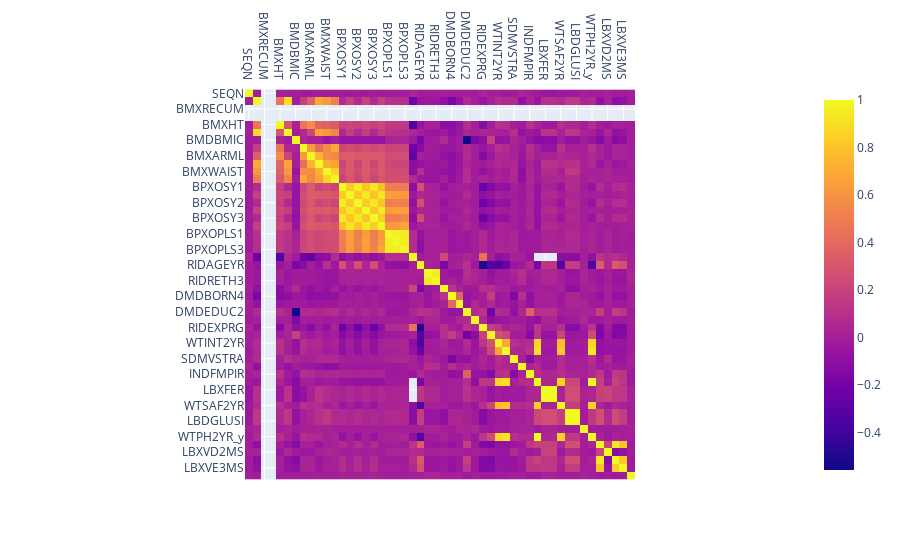

The cell this chart's notebook holds for it:
### Code cell
corr_matrix = working_data.corr()

fig = px.imshow(corr_matrix)
fig.update_xaxes(side="top")
fig.show()

### Figure 1 — Plotly figure (JSON) as saved in the notebook; plotly's stock layout.template omitted (floating-point values rounded to 4 significant figures; data arrays with more than 128 entries replaced by an {"elided": "..."} marker saying what was removed)
{"data": [{"coloraxis": "coloraxis", "hovertemplate": "x: %{x}<br>y: %{y}<br>color: %{z}<extra></extra>", "name": "0", "type": "heatmap", "x": ["SEQN", "BMXWT", "BMXRECUM", "BMXHEAD", "BMXHT", "BMXBMI", "BMDBMIC", "BMXLEG", "BMXARML", "BMXARMC", "BMXWAIST", "BMXHIP", "BPXOSY1", "BPXODI1", "BPXOSY2", "BPXODI2", "BPXOSY3", "BPXODI3", "BPXOPLS1", "BPXOPLS2", "BPXOPLS3", "RIAGENDR", "RIDAGEYR", "RIDRETH1", "RIDRETH3", "DMQMILIZ", "DMDBORN4", "DMDYRUSR", "DMDEDUC2", "DMDMARTZ", "RIDEXPRG", "DMDHHSIZ", "WTINT2YR", "WTMEC2YR", "SDMVSTRA", "SDMVPSU", "INDFMPIR", "WTPH2YR_x", "LBXFER", "LBDFERSI", "WTSAF2YR", "LBXGLU", "LBDGLUSI", "PAD680", "WTPH2YR_y", "LBXVIDMS", "LBXVD2MS", "LBXVD3MS", "LBXVE3MS", "PAMINW"], "xaxis": "x", "y": ["SEQN", "BMXWT", "BMXRECUM", "BMXHEAD", "BMXHT", "BMXBMI", "BMDBMIC", "BMXLEG", "BMXARML", "BMXARMC", "BMXWAIST", "BMXHIP", "BPXOSY1", "BPXODI1", "BPXOSY2", "BPXODI2", "BPXOSY3", "BPXODI3", "BPXOPLS1", "BPXOPLS2", "BPXOPLS3", "RIAGENDR", "RIDAGEYR", "RIDRETH1", "RIDRETH3", "DMQMILIZ", "DMDBORN4", "DMDYRUSR", "DMDEDUC2", "DMDMARTZ", "RIDEXPRG", "DMDHHSIZ", "WTINT2YR", "WTMEC2YR", "SDMVSTRA", "SDMVPSU", "INDFMPIR", "WTPH2YR_x", "LBXFER", "LBDFERSI", "WTSAF2YR", "LBXGLU", "LBDGLUSI", "PAD680", "WTPH2YR_y", "LBXVIDMS", "LBXVD2MS", "LBXVD3MS", "LBXVE3MS", "PAMINW"], "yaxis": "y", "z": {"elided": "50x50 float values"}}], "layout": {"coloraxis": {"colorscale": [[0, "#0d0887"], [0.1111, "#46039f"], [0.2222, "#7201a8"], [0.3333, "#9c179e"], [0.4444, "#bd3786"], [0.5556, "#d8576b"], [0.6667, "#ed7953"], [0.7778, "#fb9f3a"], [0.8889, "#fdca26"], [1, "#f0f921"]]}, "margin": {"t": 60}, "xaxis": {"anchor": "y", "constrain": "domain", "domain": [0, 1], "scaleanchor": "y", "side": "top"}, "yaxis": {"anchor": "x", "autorange": "reversed", "constrain": "domain", "domain": [0, 1]}}}
